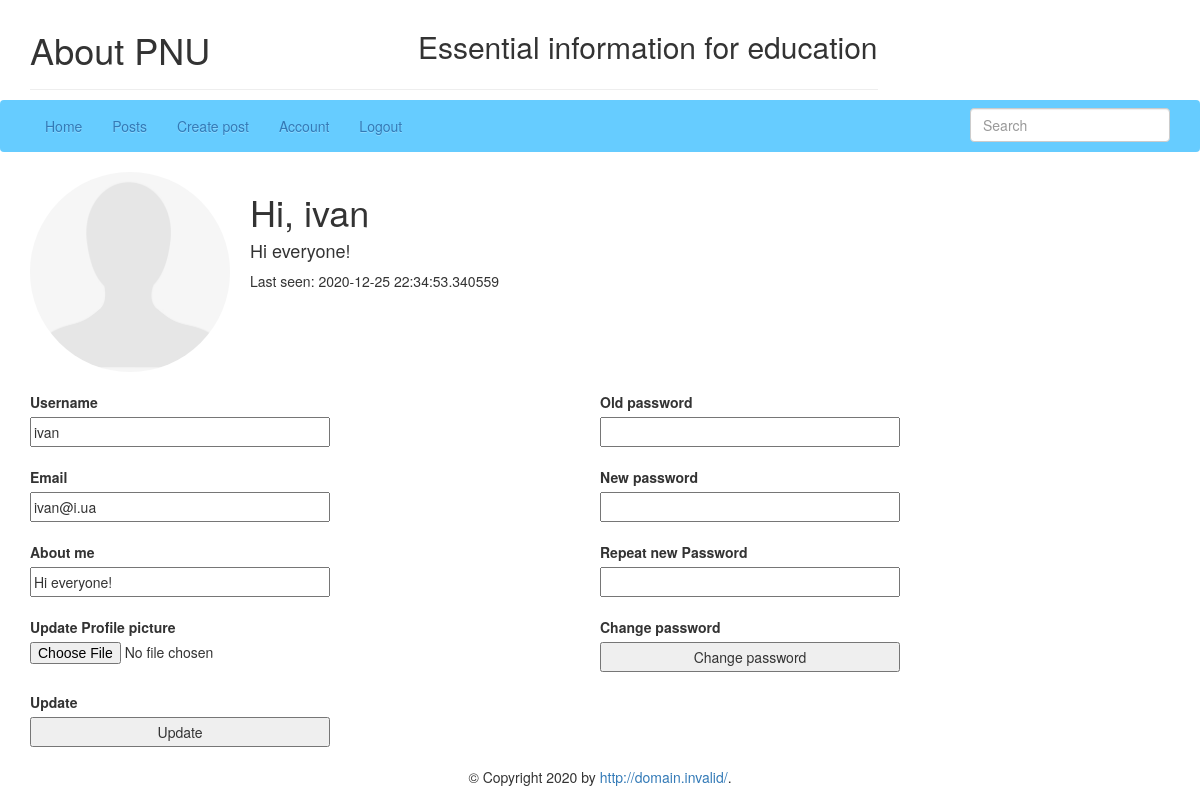
Page /account (signed in) on the committed database.
### app/models.py (models this page shows, shortened)
class User(UserMixin, db.Model):
    id = db.Column(db.Integer, primary_key = True, autoincrement=True)
    username = db.Column(db.String(20), unique=True, nullable=False)
    email = db.Column(db.String(120), unique=True, nullable=False)
    image_file = db.Column(db.String(20), nullable=False, default='default.png')
    password = db.Column(db.String(70), nullable=False)
    posts = db.relationship('Post', backref='author', lazy=True)
    about_me = db.Column(db.Text, default='Hi everyone!')
    last_seen = db.Column(db.DateTime, default=dt.utcnow)
    admin = db.Column(db.Boolean, default=0, nullable=False)
    def is_admin(self):
        return self.admin

### app/views.py (the view, shortened to what this page needs)
@app.route('/account', methods=['GET', 'POST'])
@login_required
def account():
    form = UpdateAccountForm()
    pass_form = UpdatePasswordForm()
    form.username.data = current_user.username
    form.email.data = current_user.email
    form.about_me.data = current_user.about_me
    image_file = url_for('static', filename='profile_pics/' + current_user.image_file)
    return render_template('user/account.html', title='Account', image_file=image_file, form=form, pass_form=pass_form)

### app/forms.py (shortened to what this page needs)
class UpdateAccountForm(FlaskForm):
    username = StringField('Username', validators=[Length(min=4, max=25,
                            message='Username length must be in range from 4 to 25 characters'),
                            DataRequired(message='This area is required'), Regexp('[A-Za-z][A-Za-z0-9_.]*$', 0, 'Unexpected charachter in username')])
    email = StringField('Email', validators=[DataRequired(), Email()])
    picture = FileField('Update Profile picture', validators=[FileAllowed(['jpg', 'png'])])
    about_me = StringField('About me', validators=[Length(min=0, max=300, message='Too long text')])
    submit = SubmitField('Update')

class UpdatePasswordForm(FlaskForm):
    old_password = PasswordField('Old password', validators=[DataRequired()])
    new_password = PasswordField('New password', validators=[Length(min=6,
                            message='Password should be bigger than 6 characters'),
                            DataRequired(message='This area is required')])
    confirm_password = PasswordField('Repeat new Password',
                            validators=[DataRequired(message='This area is required'),
                            EqualTo('new_password')])
    submit = SubmitField('Change password')

### app/models.py (called while the page is built)
@login.user_loader
def user_loader(user_id):
    return User.query.get(int(user_id))

### app/views.py (called while the page is built)
@app.before_request
def update_last_seen():
    if current_user.is_authenticated:
        current_user.last_seen = dt.now()
        db.session.commit()

### app/templates/user/account.html (shortened to what this page needs)
{% extends 'base.html' %}
{% block content %}
<div class="user_acc">
    <div class="user-acc-wrapper">
        <img src="{{ image_file }}" alt="" class="user-img">
    </div>
    <div class="user_acc-inf">
        <h1>Hi, {{ current_user.username }}</h1>
        <h4 class="about">{{ current_user.about_me }}</h4>
        <p class="last_seen">Last seen: {{ current_user.last_seen }}</p>
    </div>
</div>
{% from "_render_field.html" import render_field %}
<div class="forms">
    <form class="update-form" method="POST" action="{{url_for('account')}}" enctype="multipart/form-data">
        {{ render_field(form.username) }}
        {{ render_field(form.email) }}
        {{ render_field(form.about_me) }}
        {{ render_field(form.picture) }}
        {{render_field(form.submit)}}
    </form>
    <form class="update-form" method="POST" action="{{url_for('account')}}">
        {{ render_field(pass_form.old_password) }}
        {{ render_field(pass_form.new_password) }}
        {{ render_field(pass_form.confirm_password) }}
        {{ render_field(pass_form.submit) }}
    </form>
</div>
{% endblock %}

### app/templates/_render_field.html
{% macro render_field(field) %}
 <dt>{{ field.label }}
{% if field.errors %}
<dd>{{ field(style="background-color: red;", **kwargs) | safe }}
        <ul>
        {% for error in field.errors %}
        <li  class="list-group-item list-group-item-danger"> {{error}} </li>
        {% endfor %}
        </ul>
{% else %}
<dd>{{ field(**kwargs) | safe }} </dd>
<br>
{% endif %}
{% endmacro %}

### app/static/css/style.css (style rules this page uses)
input { width: 300px; height: 30px; display: block; }
form { display: block; margin: 0 auto; width: 300px; }
.user_acc { display: flex; }
.user-acc-wrapper { width: 200px; height: 200px; margin-right: 20px; margin-bottom: 20px; }
.user-img { width: 100%; height: 100%; border-radius: 50%; vertical-align: middle; object-fit: cover; }
.update-form { margin-left: 0; }
.forms { display: flex; }

### rows in the picture
User: username "ivan", about_me "Hi everyone!", last_seen "2020-12-25 22:34:53.340559", email "ivan@i.ua"

### other values in the picture
{{ field.label }} "Username Email About me Update Profile picture Update Old password New password Repeat new Password Change password"
